Frame 1 (no input): blank canvas, image omitted
Frame 60 (no input): blank canvas, image omitted
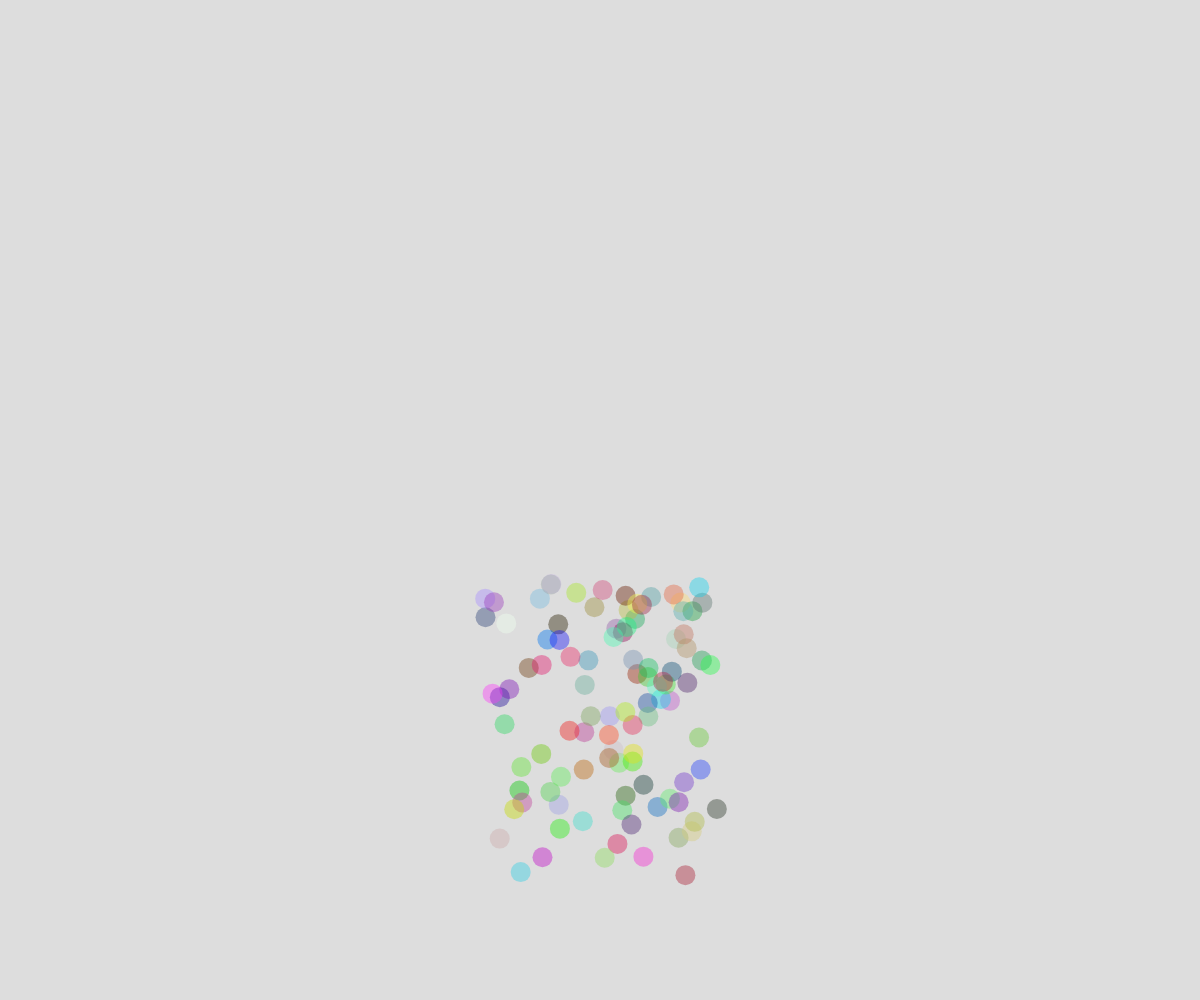
Frame 120 (the mouse pressed at the canvas centre since frame 60)

The p5.js sketch whose frames 1 and 60 were blank and that drew this single picture after the mouse press (run headless with seeded random() and noise() and a simulated clock; from frame 60 on, the mouse is pressed at the canvas centre):

// p5.js sketch
// ── sketch.js
let particles=[];
const g=0.18;
let noOfParticles=100;
let xSpeed=0;
let ySpeed=0;

function setup() {
    createCanvas(innerWidth,innerHeight)
    init()
}

function draw() {
    background("#ddd")
    for(let i=0;i<noOfParticles;i++){
        particles[i].update();
    }
}
function init(){
    for(let i=0;i<noOfParticles;i++){
        particles.push(new particle(innerWidth/2,200,random(-2,2),random(-4,1),20))
    }
}
// ── objects.js
function  particle(x,y,xspeed,yspeed,rad){
    this.x=mouseX;
    this.y=mouseY;
    this.rad=rad;
    this.xspeed=xspeed;
    this.yspeed=yspeed;
    this.alpha=1;
    this.color=`rgba(${int(random(255))},${int(random(255))},${int(random(255))},`;
    this.draw=()=>{
            fill(`${this.color}${this.alpha})`);
            noStroke()
            circle(this.x,this.y,this.rad)
        
    }
    this.update=()=>{
        if(this.x<innerWidth && this.y<innerHeight && this.alpha>0.1 && this.y>0){
            if(this.yspeed>0){
                this.yspeed+=g;
            } 
            else{
                this.yspeed+=g;

            }
                
            this.y+=this.yspeed;
            this.x+=this.xspeed;
            this.alpha-=0.01
            
        }
        else{
            this.x=mouseX;
            this.y=mouseY;
            this.xspeed=random(-2,2);
            this.yspeed=random(-4,1);
            this.alpha=1;
        }
        this.draw();
    }
}
